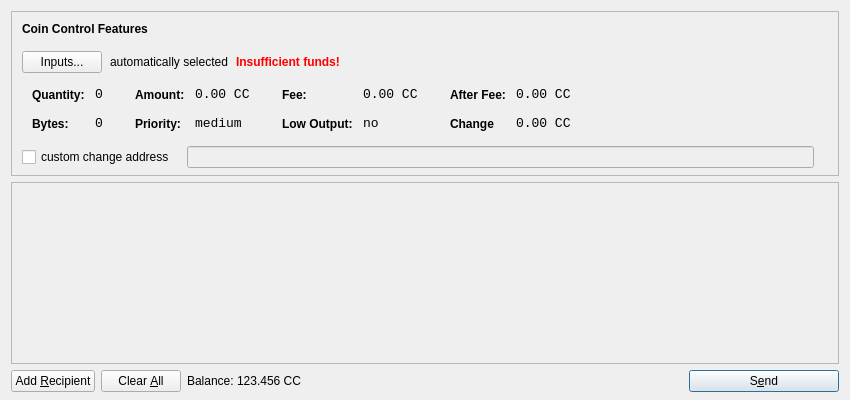
<?xml version="1.0" encoding="UTF-8"?>
<ui version="4.0">
 <class>SendCoinsDialog</class>
 <widget class="QDialog" name="SendCoinsDialog">
  <property name="geometry">
   <rect>
    <x>0</x>
    <y>0</y>
    <width>850</width>
    <height>400</height>
   </rect>
  </property>
  <property name="windowTitle">
   <string>Send Coins</string>
  </property>
  <layout class="QVBoxLayout" name="verticalLayout" stretch="0,1,0">
   <property name="bottomMargin">
    <number>8</number>
   </property>
   <item>
    <widget class="QFrame" name="frameCoinControl">
     <property name="sizePolicy">
      <sizepolicy hsizetype="Expanding" vsizetype="Expanding">
       <horstretch>0</horstretch>
       <verstretch>0</verstretch>
      </sizepolicy>
     </property>
     <property name="maximumSize">
      <size>
       <width>16777215</width>
       <height>16777215</height>
      </size>
     </property>
     <property name="frameShape">
      <enum>QFrame::StyledPanel</enum>
     </property>
     <property name="frameShadow">
      <enum>QFrame::Sunken</enum>
     </property>
     <layout class="QVBoxLayout" name="verticalLayoutCoinControl2">
      <property name="spacing">
       <number>-1</number>
      </property>
      <property name="leftMargin">
       <number>0</number>
      </property>
      <property name="topMargin">
       <number>0</number>
      </property>
      <property name="rightMargin">
       <number>0</number>
      </property>
      <property name="bottomMargin">
       <number>6</number>
      </property>
      <item>
       <layout class="QVBoxLayout" name="verticalLayoutCoinControl" stretch="0,0,0,0,1">
        <property name="spacing">
         <number>0</number>
        </property>
        <property name="leftMargin">
         <number>10</number>
        </property>
        <property name="topMargin">
         <number>10</number>
        </property>
        <item>
         <layout class="QHBoxLayout" name="horizontalLayoutCoinControl1">
          <property name="bottomMargin">
           <number>15</number>
          </property>
          <item>
           <widget class="QLabel" name="labelCoinControlFeatures">
            <property name="sizePolicy">
             <sizepolicy hsizetype="Preferred" vsizetype="Maximum">
              <horstretch>0</horstretch>
              <verstretch>0</verstretch>
             </sizepolicy>
            </property>
            <property name="font">
             <font>
              <weight>75</weight>
              <bold>true</bold>
             </font>
            </property>
            <property name="styleSheet">
             <string notr="true">font-weight:bold;</string>
            </property>
            <property name="text">
             <string>Coin Control Features</string>
            </property>
           </widget>
          </item>
         </layout>
        </item>
        <item>
         <layout class="QHBoxLayout" name="horizontalLayoutCoinControl2" stretch="0,0,0,0">
          <property name="spacing">
           <number>8</number>
          </property>
          <property name="bottomMargin">
           <number>10</number>
          </property>
          <item>
           <widget class="QPushButton" name="pushButtonCoinControl">
            <property name="styleSheet">
             <string notr="true"/>
            </property>
            <property name="text">
             <string>Inputs...</string>
            </property>
           </widget>
          </item>
          <item>
           <widget class="QLabel" name="labelCoinControlAutomaticallySelected">
            <property name="text">
             <string>automatically selected</string>
            </property>
            <property name="margin">
             <number>5</number>
            </property>
           </widget>
          </item>
          <item>
           <widget class="QLabel" name="labelCoinControlInsuffFunds">
            <property name="font">
             <font>
              <weight>75</weight>
              <bold>true</bold>
             </font>
            </property>
            <property name="styleSheet">
             <string notr="true">color:red;font-weight:bold;</string>
            </property>
            <property name="text">
             <string>Insufficient funds!</string>
            </property>
            <property name="margin">
             <number>5</number>
            </property>
           </widget>
          </item>
          <item>
           <spacer name="horizontalSpacerCoinControl">
            <property name="orientation">
             <enum>Qt::Horizontal</enum>
            </property>
            <property name="sizeHint" stdset="0">
             <size>
              <width>40</width>
              <height>1</height>
             </size>
            </property>
           </spacer>
          </item>
         </layout>
        </item>
        <item>
         <widget class="QWidget" name="widgetCoinControl" native="true">
          <property name="sizePolicy">
           <sizepolicy hsizetype="Preferred" vsizetype="Preferred">
            <horstretch>0</horstretch>
            <verstretch>0</verstretch>
           </sizepolicy>
          </property>
          <property name="minimumSize">
           <size>
            <width>0</width>
            <height>0</height>
           </size>
          </property>
          <property name="styleSheet">
           <string notr="true"/>
          </property>
          <layout class="QHBoxLayout" name="horizontalLayoutCoinControl5">
           <property name="margin">
            <number>0</number>
           </property>
           <item>
            <layout class="QHBoxLayout" name="horizontalLayoutCoinControl3" stretch="0,0,0,1">
             <property name="spacing">
              <number>20</number>
             </property>
             <property name="topMargin">
              <number>0</number>
             </property>
             <property name="bottomMargin">
              <number>10</number>
             </property>
             <item>
              <layout class="QFormLayout" name="formLayoutCoinControl1">
               <property name="horizontalSpacing">
                <number>10</number>
               </property>
               <property name="verticalSpacing">
                <number>14</number>
               </property>
               <property name="leftMargin">
                <number>10</number>
               </property>
               <property name="topMargin">
                <number>4</number>
               </property>
               <property name="rightMargin">
                <number>6</number>
               </property>
               <item row="0" column="0">
                <widget class="QLabel" name="labelCoinControlQuantityText">
                 <property name="styleSheet">
                  <string notr="true">font-weight:bold;</string>
                 </property>
                 <property name="text">
                  <string>Quantity:</string>
                 </property>
                 <property name="margin">
                  <number>0</number>
                 </property>
                </widget>
               </item>
               <item row="0" column="1">
                <widget class="QLabel" name="labelCoinControlQuantity">
                 <property name="font">
                  <font>
                   <family>Monospace</family>
                   <pointsize>10</pointsize>
                  </font>
                 </property>
                 <property name="cursor">
                  <cursorShape>IBeamCursor</cursorShape>
                 </property>
                 <property name="contextMenuPolicy">
                  <enum>Qt::ActionsContextMenu</enum>
                 </property>
                 <property name="text">
                  <string>0</string>
                 </property>
                 <property name="margin">
                  <number>0</number>
                 </property>
                 <property name="textInteractionFlags">
                  <set>Qt::LinksAccessibleByMouse|Qt::TextSelectableByKeyboard|Qt::TextSelectableByMouse</set>
                 </property>
                </widget>
               </item>
               <item row="1" column="0">
                <widget class="QLabel" name="labelCoinControlBytesText">
                 <property name="styleSheet">
                  <string notr="true">font-weight:bold;</string>
                 </property>
                 <property name="text">
                  <string>Bytes:</string>
                 </property>
                </widget>
               </item>
               <item row="1" column="1">
                <widget class="QLabel" name="labelCoinControlBytes">
                 <property name="font">
                  <font>
                   <family>Monospace</family>
                   <pointsize>10</pointsize>
                  </font>
                 </property>
                 <property name="cursor">
                  <cursorShape>IBeamCursor</cursorShape>
                 </property>
                 <property name="contextMenuPolicy">
                  <enum>Qt::ActionsContextMenu</enum>
                 </property>
                 <property name="text">
                  <string>0</string>
                 </property>
                 <property name="textInteractionFlags">
                  <set>Qt::LinksAccessibleByMouse|Qt::TextSelectableByKeyboard|Qt::TextSelectableByMouse</set>
                 </property>
                </widget>
               </item>
              </layout>
             </item>
             <item>
              <layout class="QFormLayout" name="formLayoutCoinControl2">
               <property name="horizontalSpacing">
                <number>10</number>
               </property>
               <property name="verticalSpacing">
                <number>14</number>
               </property>
               <property name="leftMargin">
                <number>6</number>
               </property>
               <property name="topMargin">
                <number>4</number>
               </property>
               <property name="rightMargin">
                <number>6</number>
               </property>
               <item row="0" column="0">
                <widget class="QLabel" name="labelCoinControlAmountText">
                 <property name="styleSheet">
                  <string notr="true">font-weight:bold;</string>
                 </property>
                 <property name="text">
                  <string>Amount:</string>
                 </property>
                 <property name="margin">
                  <number>0</number>
                 </property>
                </widget>
               </item>
               <item row="0" column="1">
                <widget class="QLabel" name="labelCoinControlAmount">
                 <property name="font">
                  <font>
                   <family>Monospace</family>
                   <pointsize>10</pointsize>
                  </font>
                 </property>
                 <property name="cursor">
                  <cursorShape>IBeamCursor</cursorShape>
                 </property>
                 <property name="contextMenuPolicy">
                  <enum>Qt::ActionsContextMenu</enum>
                 </property>
                 <property name="text">
                  <string>0.00 CC</string>
                 </property>
                 <property name="textInteractionFlags">
                  <set>Qt::LinksAccessibleByMouse|Qt::TextSelectableByKeyboard|Qt::TextSelectableByMouse</set>
                 </property>
                </widget>
               </item>
               <item row="1" column="0">
                <widget class="QLabel" name="labelCoinControlPriorityText">
                 <property name="styleSheet">
                  <string notr="true">font-weight:bold;</string>
                 </property>
                 <property name="text">
                  <string>Priority:</string>
                 </property>
                </widget>
               </item>
               <item row="1" column="1">
                <widget class="QLabel" name="labelCoinControlPriority">
                 <property name="font">
                  <font>
                   <family>Monospace</family>
                   <pointsize>10</pointsize>
                  </font>
                 </property>
                 <property name="cursor">
                  <cursorShape>IBeamCursor</cursorShape>
                 </property>
                 <property name="contextMenuPolicy">
                  <enum>Qt::ActionsContextMenu</enum>
                 </property>
                 <property name="text">
                  <string>medium</string>
                 </property>
                 <property name="textInteractionFlags">
                  <set>Qt::LinksAccessibleByMouse|Qt::TextSelectableByKeyboard|Qt::TextSelectableByMouse</set>
                 </property>
                </widget>
               </item>
              </layout>
             </item>
             <item>
              <layout class="QFormLayout" name="formLayoutCoinControl3">
               <property name="horizontalSpacing">
                <number>10</number>
               </property>
               <property name="verticalSpacing">
                <number>14</number>
               </property>
               <property name="leftMargin">
                <number>6</number>
               </property>
               <property name="topMargin">
                <number>4</number>
               </property>
               <property name="rightMargin">
                <number>6</number>
               </property>
               <item row="0" column="0">
                <widget class="QLabel" name="labelCoinControlFeeText">
                 <property name="styleSheet">
                  <string notr="true">font-weight:bold;</string>
                 </property>
                 <property name="text">
                  <string>Fee:</string>
                 </property>
                 <property name="margin">
                  <number>0</number>
                 </property>
                </widget>
               </item>
               <item row="0" column="1">
                <widget class="QLabel" name="labelCoinControlFee">
                 <property name="font">
                  <font>
                   <family>Monospace</family>
                   <pointsize>10</pointsize>
                  </font>
                 </property>
                 <property name="cursor">
                  <cursorShape>IBeamCursor</cursorShape>
                 </property>
                 <property name="contextMenuPolicy">
                  <enum>Qt::ActionsContextMenu</enum>
                 </property>
                 <property name="text">
                  <string>0.00 CC</string>
                 </property>
                 <property name="textInteractionFlags">
                  <set>Qt::LinksAccessibleByMouse|Qt::TextSelectableByKeyboard|Qt::TextSelectableByMouse</set>
                 </property>
                </widget>
               </item>
               <item row="1" column="0">
                <widget class="QLabel" name="labelCoinControlLowOutputText">
                 <property name="styleSheet">
                  <string notr="true">font-weight:bold;</string>
                 </property>
                 <property name="text">
                  <string>Low Output:</string>
                 </property>
                </widget>
               </item>
               <item row="1" column="1">
                <widget class="QLabel" name="labelCoinControlLowOutput">
                 <property name="font">
                  <font>
                   <family>Monospace</family>
                   <pointsize>10</pointsize>
                  </font>
                 </property>
                 <property name="cursor">
                  <cursorShape>IBeamCursor</cursorShape>
                 </property>
                 <property name="contextMenuPolicy">
                  <enum>Qt::ActionsContextMenu</enum>
                 </property>
                 <property name="text">
                  <string>no</string>
                 </property>
                 <property name="textInteractionFlags">
                  <set>Qt::LinksAccessibleByMouse|Qt::TextSelectableByKeyboard|Qt::TextSelectableByMouse</set>
                 </property>
                </widget>
               </item>
              </layout>
             </item>
             <item>
              <layout class="QFormLayout" name="formLayoutCoinControl4">
               <property name="horizontalSpacing">
                <number>10</number>
               </property>
               <property name="verticalSpacing">
                <number>14</number>
               </property>
               <property name="leftMargin">
                <number>6</number>
               </property>
               <property name="topMargin">
                <number>4</number>
               </property>
               <property name="rightMargin">
                <number>6</number>
               </property>
               <item row="0" column="0">
                <widget class="QLabel" name="labelCoinControlAfterFeeText">
                 <property name="styleSheet">
                  <string notr="true">font-weight:bold;</string>
                 </property>
                 <property name="text">
                  <string>After Fee:</string>
                 </property>
                 <property name="margin">
                  <number>0</number>
                 </property>
                </widget>
               </item>
               <item row="0" column="1">
                <widget class="QLabel" name="labelCoinControlAfterFee">
                 <property name="font">
                  <font>
                   <family>Monospace</family>
                   <pointsize>10</pointsize>
                  </font>
                 </property>
                 <property name="cursor">
                  <cursorShape>IBeamCursor</cursorShape>
                 </property>
                 <property name="contextMenuPolicy">
                  <enum>Qt::ActionsContextMenu</enum>
                 </property>
                 <property name="text">
                  <string>0.00 CC</string>
                 </property>
                 <property name="textInteractionFlags">
                  <set>Qt::LinksAccessibleByMouse|Qt::TextSelectableByKeyboard|Qt::TextSelectableByMouse</set>
                 </property>
                </widget>
               </item>
               <item row="1" column="0">
                <widget class="QLabel" name="labelCoinControlChangeText">
                 <property name="styleSheet">
                  <string notr="true">font-weight:bold;</string>
                 </property>
                 <property name="text">
                  <string>Change</string>
                 </property>
                </widget>
               </item>
               <item row="1" column="1">
                <widget class="QLabel" name="labelCoinControlChange">
                 <property name="font">
                  <font>
                   <family>Monospace</family>
                   <pointsize>10</pointsize>
                  </font>
                 </property>
                 <property name="cursor">
                  <cursorShape>IBeamCursor</cursorShape>
                 </property>
                 <property name="contextMenuPolicy">
                  <enum>Qt::ActionsContextMenu</enum>
                 </property>
                 <property name="text">
                  <string>0.00 CC</string>
                 </property>
                 <property name="textInteractionFlags">
                  <set>Qt::LinksAccessibleByMouse|Qt::TextSelectableByKeyboard|Qt::TextSelectableByMouse</set>
                 </property>
                </widget>
               </item>
              </layout>
             </item>
            </layout>
           </item>
          </layout>
         </widget>
        </item>
        <item>
         <layout class="QHBoxLayout" name="horizontalLayoutCoinControl4" stretch="0,0,0">
          <property name="spacing">
           <number>12</number>
          </property>
          <property name="sizeConstraint">
           <enum>QLayout::SetDefaultConstraint</enum>
          </property>
          <property name="topMargin">
           <number>5</number>
          </property>
          <property name="rightMargin">
           <number>5</number>
          </property>
          <item>
           <widget class="QCheckBox" name="checkBoxCoinControlChange">
            <property name="text">
             <string>custom change address</string>
            </property>
           </widget>
          </item>
          <item>
           <widget class="QLineEdit" name="lineEditCoinControlChange">
            <property name="enabled">
             <bool>false</bool>
            </property>
            <property name="sizePolicy">
             <sizepolicy hsizetype="Expanding" vsizetype="Fixed">
              <horstretch>0</horstretch>
              <verstretch>0</verstretch>
             </sizepolicy>
            </property>
           </widget>
          </item>
          <item>
           <widget class="QLabel" name="labelCoinControlChangeLabel">
            <property name="sizePolicy">
             <sizepolicy hsizetype="Preferred" vsizetype="Expanding">
              <horstretch>0</horstretch>
              <verstretch>0</verstretch>
             </sizepolicy>
            </property>
            <property name="minimumSize">
             <size>
              <width>0</width>
              <height>0</height>
             </size>
            </property>
            <property name="text">
             <string/>
            </property>
            <property name="margin">
             <number>3</number>
            </property>
           </widget>
          </item>
         </layout>
        </item>
        <item>
         <spacer name="verticalSpacerCoinControl">
          <property name="orientation">
           <enum>Qt::Vertical</enum>
          </property>
          <property name="sizeHint" stdset="0">
           <size>
            <width>800</width>
            <height>1</height>
           </size>
          </property>
         </spacer>
        </item>
       </layout>
      </item>
     </layout>
    </widget>
   </item>
   <item>
    <widget class="QScrollArea" name="scrollArea">
     <property name="widgetResizable">
      <bool>true</bool>
     </property>
     <widget class="QWidget" name="scrollAreaWidgetContents">
      <property name="geometry">
       <rect>
        <x>0</x>
        <y>0</y>
        <width>830</width>
        <height>165</height>
       </rect>
      </property>
      <layout class="QVBoxLayout" name="verticalLayout_2">
       <property name="margin">
        <number>0</number>
       </property>
       <item>
        <layout class="QVBoxLayout" name="entries">
         <property name="spacing">
          <number>6</number>
         </property>
        </layout>
       </item>
       <item>
        <spacer name="verticalSpacer">
         <property name="orientation">
          <enum>Qt::Vertical</enum>
         </property>
         <property name="sizeHint" stdset="0">
          <size>
           <width>20</width>
           <height>40</height>
          </size>
         </property>
        </spacer>
       </item>
      </layout>
     </widget>
    </widget>
   </item>
   <item>
    <layout class="QHBoxLayout" name="horizontalLayout">
     <item>
      <widget class="QPushButton" name="addButton">
       <property name="toolTip">
        <string>Send to multiple recipients at once</string>
       </property>
       <property name="text">
        <string>Add &amp;Recipient</string>
       </property>
       <property name="autoDefault">
        <bool>false</bool>
       </property>
      </widget>
     </item>
     <item>
      <widget class="QPushButton" name="clearButton">
       <property name="sizePolicy">
        <sizepolicy hsizetype="Minimum" vsizetype="Fixed">
         <horstretch>0</horstretch>
         <verstretch>0</verstretch>
        </sizepolicy>
       </property>
       <property name="toolTip">
        <string>Remove all transaction fields</string>
       </property>
       <property name="text">
        <string>Clear &amp;All</string>
       </property>
       <property name="autoRepeatDelay">
        <number>300</number>
       </property>
       <property name="autoDefault">
        <bool>false</bool>
       </property>
      </widget>
     </item>
     <item>
      <layout class="QHBoxLayout" name="horizontalLayout_2">
       <property name="spacing">
        <number>3</number>
       </property>
       <item>
        <widget class="QLabel" name="label">
         <property name="sizePolicy">
          <sizepolicy hsizetype="Preferred" vsizetype="Fixed">
           <horstretch>0</horstretch>
           <verstretch>0</verstretch>
          </sizepolicy>
         </property>
         <property name="text">
          <string>Balance:</string>
         </property>
        </widget>
       </item>
       <item>
        <widget class="QLabel" name="labelBalance">
         <property name="sizePolicy">
          <sizepolicy hsizetype="Preferred" vsizetype="Fixed">
           <horstretch>0</horstretch>
           <verstretch>0</verstretch>
          </sizepolicy>
         </property>
         <property name="cursor">
          <cursorShape>IBeamCursor</cursorShape>
         </property>
         <property name="text">
          <string>123.456 CC</string>
         </property>
         <property name="textInteractionFlags">
          <set>Qt::LinksAccessibleByMouse|Qt::TextSelectableByKeyboard|Qt::TextSelectableByMouse</set>
         </property>
        </widget>
       </item>
      </layout>
     </item>
     <item>
      <spacer name="horizontalSpacer">
       <property name="orientation">
        <enum>Qt::Horizontal</enum>
       </property>
       <property name="sizeHint" stdset="0">
        <size>
         <width>40</width>
         <height>20</height>
        </size>
       </property>
      </spacer>
     </item>
     <item>
      <widget class="QPushButton" name="sendButton">
       <property name="minimumSize">
        <size>
         <width>150</width>
         <height>0</height>
        </size>
       </property>
       <property name="toolTip">
        <string>Confirm the send action</string>
       </property>
       <property name="text">
        <string>S&amp;end</string>
       </property>
       <property name="icon">
        <iconset resource="../bitcoin.qrc">
         <normaloff>:/icons/send</normaloff>:/icons/send</iconset>
       </property>
       <property name="default">
        <bool>true</bool>
       </property>
      </widget>
     </item>
    </layout>
   </item>
  </layout>
 </widget>
 <resources>
  <include location="../bitcoin.qrc"/>
 </resources>
 <connections/>
</ui>
